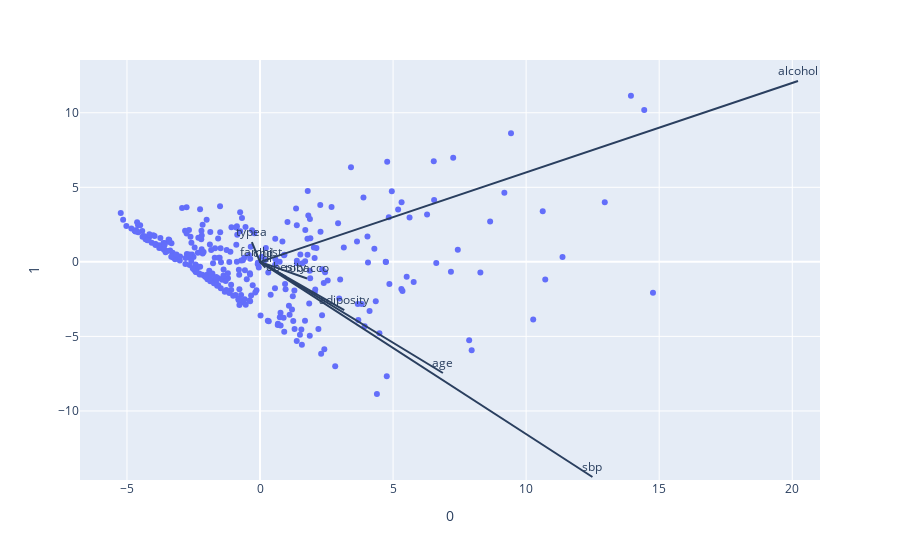

Here is the notebook cell this chart was saved with:
### Markdown cell above
Bez standaryzacji:

### Code cell
pca = PCA(n_components=2)
components = pca.fit_transform(df)
#skalowanie, aby wykres był bardziej czytelny
x = components[:,0]
scale_x = 20.0/(x.max() - x.min())
y = components[:,1]
scale_y = 20.0/(y.max() - y.min())
data = np.vstack((x .T*scale_x,y .T*scale_y))

loadings = pca.components_ .T * np.sqrt(pca.explained_variance_)

fig = px.scatter(np.transpose(data), x=0,y=1)
for i, feature in enumerate(df.columns.to_list()):
    fig.add_shape(
        type='line',
        x0=0, y0=0,
        x1=loadings[i, 0],
        y1=loadings[i, 1]
    )
    fig.add_annotation(
        x=loadings[i, 0],
        y=loadings[i, 1],
        ax=0, ay=0,
        xanchor="center",
        yanchor="bottom",
        text=feature,
    )
fig.show()

### Figure 1 — Plotly figure (JSON) as saved in the notebook; plotly's stock layout.template omitted (floating-point values rounded to 4 significant figures; data arrays with more than 128 entries replaced by an {"elided": "..."} marker saying what was removed)
{"data": [{"hovertemplate": "0=%{x}<br>1=%{y}<extra></extra>", "legendgroup": "", "marker": {"color": "#636efa", "symbol": "circle"}, "mode": "markers", "name": "", "orientation": "v", "showlegend": false, "type": "scatter", "x": {"elided": "323 float values"}, "xaxis": "x", "y": {"elided": "323 float values"}, "yaxis": "y"}], "layout": {"annotations": [{"ax": 0, "ay": 0, "text": "sbp", "x": 12.49, "xanchor": "center", "y": -14.43, "yanchor": "bottom"}, {"ax": 0, "ay": 0, "text": "tobacco", "x": 1.768, "xanchor": "center", "y": -1.115, "yanchor": "bottom"}, {"ax": 0, "ay": 0, "text": "ldl", "x": 0.1991, "xanchor": "center", "y": -0.389, "yanchor": "bottom"}, {"ax": 0, "ay": 0, "text": "adiposity", "x": 3.165, "xanchor": "center", "y": -3.242, "yanchor": "bottom"}, {"ax": 0, "ay": 0, "text": "famhist", "x": 0.04943, "xanchor": "center", "y": -0.03509, "yanchor": "bottom"}, {"ax": 0, "ay": 0, "text": "typea", "x": -0.307, "xanchor": "center", "y": 1.322, "yanchor": "bottom"}, {"ax": 0, "ay": 0, "text": "obesity", "x": 0.9953, "xanchor": "center", "y": -1.022, "yanchor": "bottom"}, {"ax": 0, "ay": 0, "text": "alcohol", "x": 20.22, "xanchor": "center", "y": 12.13, "yanchor": "bottom"}, {"ax": 0, "ay": 0, "text": "age", "x": 6.872, "xanchor": "center", "y": -7.455, "yanchor": "bottom"}, {"ax": 0, "ay": 0, "text": "chd", "x": 0.1002, "xanchor": "center", "y": -0.09071, "yanchor": "bottom"}], "legend": {"tracegroupgap": 0}, "margin": {"t": 60}, "shapes": [{"type": "line", "x0": 0, "x1": 12.49, "y0": 0, "y1": -14.43}, {"type": "line", "x0": 0, "x1": 1.768, "y0": 0, "y1": -1.115}, {"type": "line", "x0": 0, "x1": 0.1991, "y0": 0, "y1": -0.389}, {"type": "line", "x0": 0, "x1": 3.165, "y0": 0, "y1": -3.242}, {"type": "line", "x0": 0, "x1": 0.04943, "y0": 0, "y1": -0.03509}, {"type": "line", "x0": 0, "x1": -0.307, "y0": 0, "y1": 1.322}, {"type": "line", "x0": 0, "x1": 0.9953, "y0": 0, "y1": -1.022}, {"type": "line", "x0": 0, "x1": 20.22, "y0": 0, "y1": 12.13}, {"type": "line", "x0": 0, "x1": 6.872, "y0": 0, "y1": -7.455}, {"type": "line", "x0": 0, "x1": 0.1002, "y0": 0, "y1": -0.09071}], "xaxis": {"anchor": "y", "domain": [0, 1], "title": {"text": "0"}}, "yaxis": {"anchor": "x", "domain": [0, 1], "title": {"text": "1"}}}}
